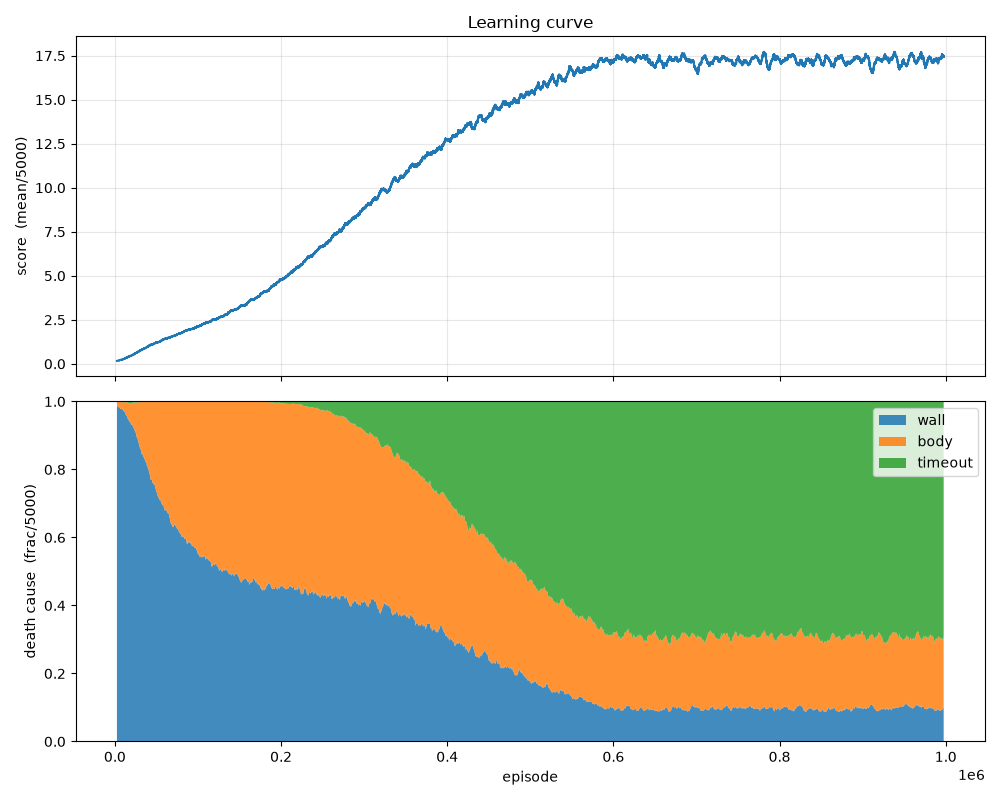

Reproduce this figure in Python.
import numpy as np
import matplotlib.pyplot as plt
import sys
from pathlib import Path

ROOT = Path(__file__).resolve().parent.parent
sys.path.insert(0, str(ROOT))

from agent import load_log

LOG_PATH = ROOT / "values" / "augmented_training_log.pkl"
FIG_PATH = ROOT / "figures" / "learning_curve.png"
WINDOW = 5000


def rolling_mean(x, w):
    x = np.asarray(x, dtype=float)
    n = len(x)
    if n <= w:
        return np.arange(n), x
    cs = np.concatenate(([0.0], np.cumsum(x)))
    out = (cs[w:] - cs[:-w]) / w
    idx = np.arange(w - 1, n) - (w - 1) // 2
    return idx, out


if __name__ == "__main__":
    log = load_log(LOG_PATH)

    fig, (ax1, ax2) = plt.subplots(2, 1, sharex=True, figsize=(10, 8))

    ep, score = rolling_mean(log["score"], WINDOW)
    ax1.plot(ep, score)
    ax1.set_ylabel(f"Score (mean/{WINDOW})")
    ax1.set_title("Learning curve")
    ax1.grid(True, alpha=0.3)

    causes = np.array(["timeout" if c is None else c for c in log["death_cause"]])
    labels = ["wall", "body", "timeout"]
    fracs = [rolling_mean((causes == lab).astype(float), WINDOW)[1] for lab in labels]
    ax2.stackplot(ep, *fracs, labels=labels, alpha=0.85)
    ax2.set_ylabel(f"Death cause (frac/{WINDOW})")
    ax2.set_xlabel("Episode")
    ax2.set_ylim(0, 1)
    ax2.legend(loc="upper right")

    plt.tight_layout()
    plt.savefig(FIG_PATH, dpi=300)
